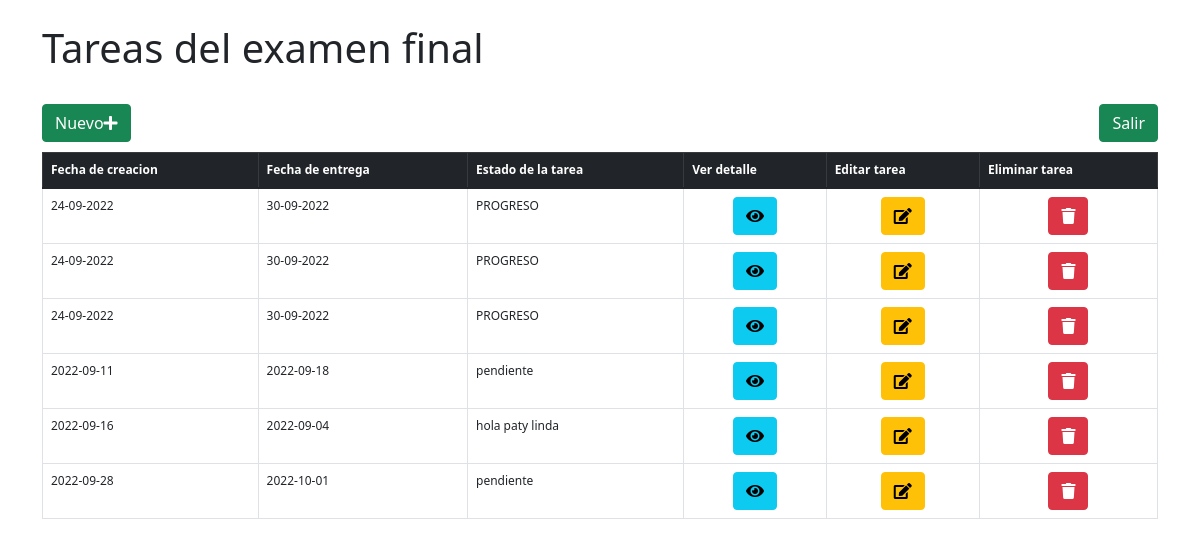
The app's page /examenFinal/dashboard, older data.
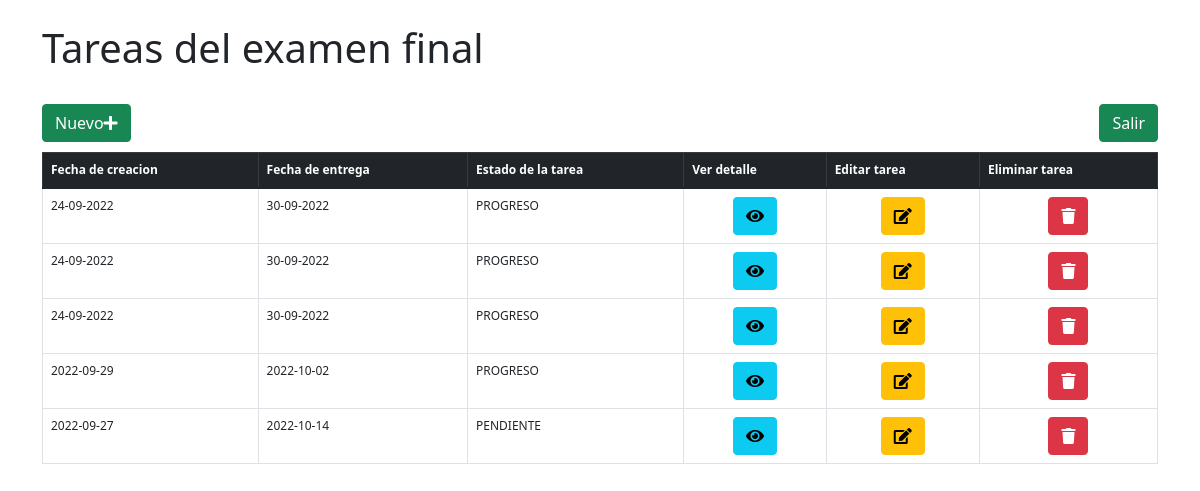
The same page, newer data.
### examenFinal/models.py (models this page shows)
class tareasExamen(models.Model):
    fechaCreacion = models.CharField(max_length=256,default='24-09-2022')
    fechaEntrega = models.CharField(max_length=256,default='30-09-2022')
    descripcion = models.CharField(max_length=512,default='')
    estadoTarea = models.CharField(max_length=128,default='PROGRESO')

### examenFinal/views.py (the view)
# urls.py: path('dashboard',views.dashboard,name='dashboard'),
def dashboard(request):
    return render(request,'examenFinal/dashboard.html',{
        'tareas_totales':tareasExamen.objects.all().order_by('id')
    })

### examenFinal/templates/examenFinal/dashboard.html (shortened to what this page needs)
<!DOCTYPE html>
<html lang="es">
  <head>
    <link
      href="https://cdn.jsdelivr.net/npm/bootstrap@5.1.3/dist/css/bootstrap.min.css"
      rel="stylesheet"
    />
    <link
      rel="stylesheet"
      href="https://use.fontawesome.com/releases/v5.8.1/css/all.css"
    />
  </head>
  <body>
    <div class="container">
      <br />
      <h1>Tareas del examen final</h1>
      <br />
      <div>
        <a
          class="btn btn-success float-start"
          style="color: white"
          data-bs-toggle="modal"
          data-bs-target="#nuevaTarea"
          >Nuevo<i class="fa fa-plus"></i
        ></a>
        <a
          class="btn btn-success float-end"
          style="color: white"
          href="{% url 'examenFinal:index' %}"
          >Salir</a
        >
      </div>
      <br />
      <br />
      <table class="table table-bordered table-hover" style="font-size: 12px">
        <thead class="table-dark">
          <tr>
            <th scope="col">Fecha de creacion</th>
            <th scope="col">Fecha de entrega</th>
            <th scope="col">Estado de la tarea</th>
            <th scope="col">Ver detalle</th>
            <th scope="col">Editar tarea</th>
            <th scope="col">Eliminar tarea</th>
          </tr>
        </thead>
        <tbody id="tareasTable" >
          {% for tarea in tareas_totales %}
          <tr>
            <td scope="row">{{ tarea.fechaCreacion }}</td>
            <td>{{ tarea.fechaEntrega }}</td>
            <td>{{ tarea.estadoTarea }}</td>
            <td style="text-align: center">
              <a
                id="detalle{{ tarea.id }}"
                class="btn btn-info"
                style="color: black"
                data-bs-toggle="modal"
                data-bs-target="#verDetalle"
                onclick="mostrarDetalle(this.id)"
                ><i class="fa fa-eye"></i
              ></a>
            </td>
            <td style="text-align: center">
              <a
                id="editar{{ tarea.id }}"
                class="btn btn-warning"
                style="color: black"
                data-bs-toggle="modal"
                data-bs-target="#editarTarea"
                onclick="editarTarea(this.id)"
                ><i class="fa fa-edit"></i
              ></a>
            </td>
            <td style="text-align: center">
              <a
                id="eliminar{{ tarea.id }}"
                class="btn btn-danger"
                style="color: white"
                onclick="eliminarTarea(this.id)"
                ><i class="fa fa-trash"></i
              ></a>
            </td>
          </tr>
          {% endfor %}
        </tbody>
      </table>
    </div>
  </body>
</html>

Row changes from the older to the newer data that the page shows:
removed tareasExamen: fechaCreacion "2022-09-11", fechaEntrega "2022-09-18", estadoTarea "pendiente"
removed tareasExamen: fechaCreacion "2022-09-16", fechaEntrega "2022-09-04", estadoTarea "hola paty linda"
removed tareasExamen: fechaCreacion "2022-09-28", fechaEntrega "2022-10-01", estadoTarea "pendiente"
added tareasExamen: fechaCreacion "2022-09-29", fechaEntrega "2022-10-02", estadoTarea "PROGRESO"
added tareasExamen: fechaCreacion "2022-09-27", fechaEntrega "2022-10-14", estadoTarea "PENDIENTE"
